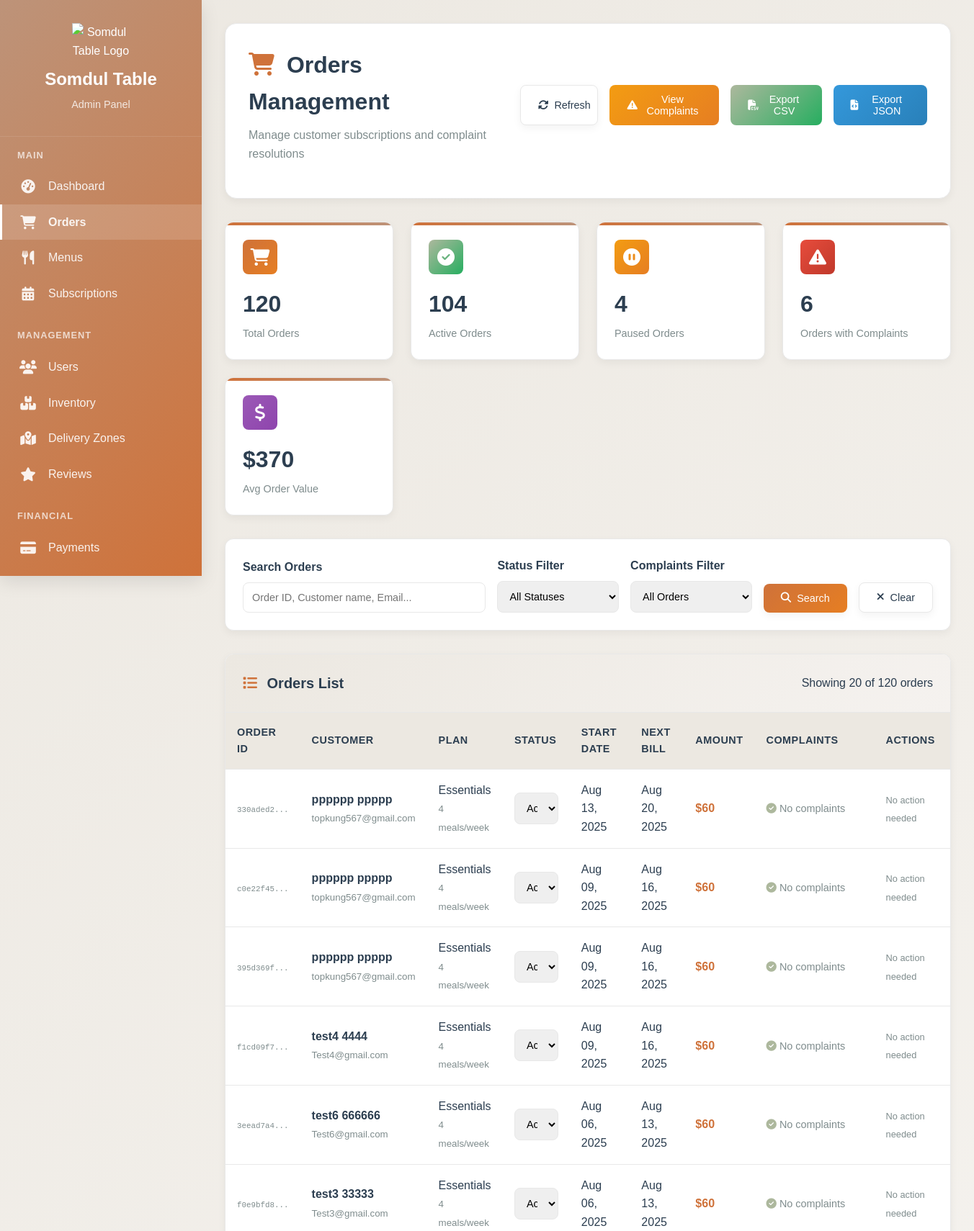
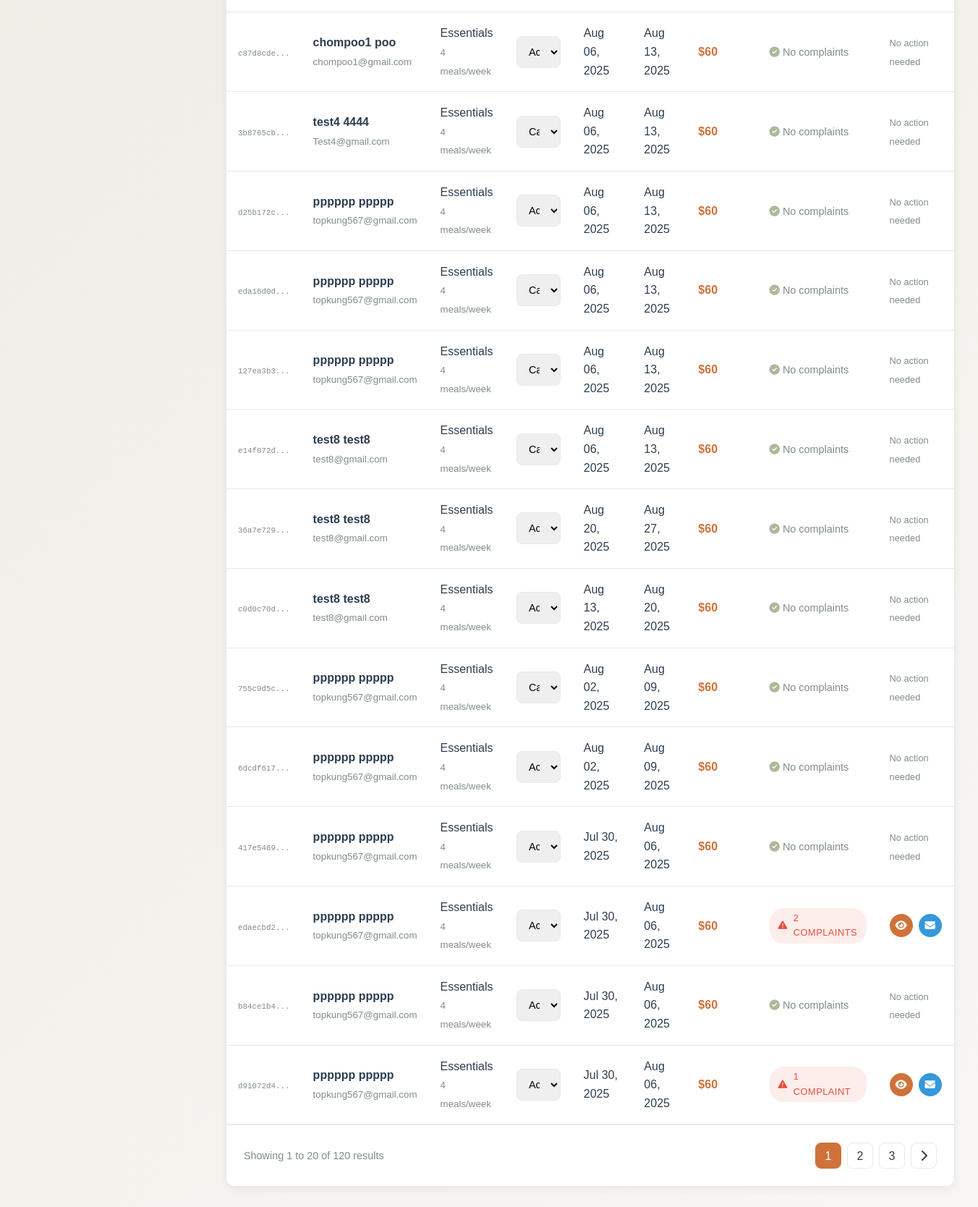
The page /KruaThai/admin/orders.php (signed in) on the database its author committed (2 pictures, top to bottom).
### tables this page shows
CREATE TABLE `subscriptions` (
  `id` char(36) NOT NULL,
  `user_id` char(36) NOT NULL,
  `assigned_rider_id` char(36) DEFAULT NULL,
  `plan_id` char(36) NOT NULL,
  `status` enum('active','paused','cancelled','expired','pending_payment') DEFAULT 'pending_payment',
  `start_date` date NOT NULL,
  `end_date` date DEFAULT NULL,
  `next_billing_date` date DEFAULT NULL,
  `billing_cycle` enum('weekly','monthly') NOT NULL,
  `total_amount` decimal(8,2) NOT NULL,
  `discount_applied` decimal(8,2) DEFAULT '0.00',
  `delivery_days` longtext,
  `preferred_delivery_time` enum('09:00-12:00','12:00-15:00','15:00-18:00','18:00-21:00') DEFAULT '12:00-15:00',
  `special_instructions` text,
  `pause_start_date` date DEFAULT NULL,
  `pause_end_date` date DEFAULT NULL,
  `skip_dates` longtext,
  `auto_renew` tinyint(1) DEFAULT '1',
  `cancellation_reason` text,
  `cancelled_at` timestamp NULL DEFAULT NULL,
  `cancelled_by` char(36) DEFAULT NULL,
  `created_at` timestamp NOT NULL DEFAULT CURRENT_TIMESTAMP,
  `updated_at` timestamp NOT NULL DEFAULT CURRENT_TIMESTAMP ON UPDATE CURRENT_TIMESTAMP
);

CREATE TABLE `users` (
  `id` char(36) NOT NULL,
  `email` varchar(255) NOT NULL,
  `password_hash` varchar(255) NOT NULL,
  `first_name` varchar(100) NOT NULL,
  `last_name` varchar(100) NOT NULL,
  `phone` varchar(20) DEFAULT NULL,
  `facebook_id` varchar(50) DEFAULT NULL,
  `google_id` varchar(100) DEFAULT NULL,
  `registration_method` enum('email','facebook','google') DEFAULT 'email',
  `date_of_birth` date DEFAULT NULL,
  `gender` enum('male','female','other') DEFAULT NULL,
  `role` enum('customer','admin','kitchen','rider','support') DEFAULT 'customer',
  `status` enum('active','inactive','suspended','pending_verification','pending_profile') DEFAULT 'pending_verification',
  `email_verified` tinyint(1) DEFAULT '0',
  `email_verification_token` varchar(100) DEFAULT NULL,
  `delivery_address` text,
  `address_line_2` varchar(255) DEFAULT NULL,
  `city` varchar(100) DEFAULT NULL,
  `state` varchar(100) DEFAULT NULL,
  `zip_code` varchar(10) DEFAULT NULL,
  `country` varchar(100) DEFAULT 'Thailand',
  `delivery_instructions` text,
  `dietary_preferences` longtext,
  `allergies` longtext,
  `spice_level` enum('mild','medium','hot','extra_hot') DEFAULT 'medium',
  `last_login` timestamp NULL DEFAULT NULL,
  `failed_login_attempts` int(11) DEFAULT '0',
  `locked_until` timestamp NULL DEFAULT NULL,
  `password_reset_token` varchar(100) DEFAULT NULL,
  `password_reset_expires` timestamp NULL DEFAULT NULL,
  `created_at` timestamp NOT NULL DEFAULT CURRENT_TIMESTAMP,
  `updated_at` timestamp NOT NULL DEFAULT CURRENT_TIMESTAMP ON UPDATE CURRENT_TIMESTAMP,
  `social_provider` varchar(20) DEFAULT NULL COMMENT 'OAuth provider: facebook, google, apple',
  `social_id` varchar(100) DEFAULT NULL COMMENT 'Unique ID from social provider',
  `avatar_url` text COMMENT 'Profile picture URL from social provider'
);

CREATE TABLE `subscription_plans` (
  `id` char(36) NOT NULL,
  `name` varchar(100) NOT NULL,
  `name_thai` varchar(100) DEFAULT NULL,
  `description` text,
  `plan_type` enum('weekly','monthly','custom') NOT NULL,
  `meals_per_week` int(11) NOT NULL,
  `weeks_duration` int(11) DEFAULT '4',
  `base_price` decimal(8,2) NOT NULL,
  `discount_percentage` decimal(5,2) DEFAULT '0.00',
  `final_price` decimal(8,2) NOT NULL,
  `features` longtext,
  `max_skips_per_week` int(11) DEFAULT '2',
  `advance_ordering_days` int(11) DEFAULT '7',
  `is_active` tinyint(1) DEFAULT '1',
  `is_popular` tinyint(1) DEFAULT '0',
  `sort_order` int(11) DEFAULT '0',
  `created_at` timestamp NOT NULL DEFAULT CURRENT_TIMESTAMP,
  `updated_at` timestamp NOT NULL DEFAULT CURRENT_TIMESTAMP ON UPDATE CURRENT_TIMESTAMP
);

### KruaThai/admin/orders.php (the view, shortened to what the rows shown need)
<?php
try {
    $database = new Database();
    $pdo = $database->getConnection();
    $tableExists = true;
    try {
        $pdo->query("SELECT 1 FROM complaints LIMIT 1");
    } catch (PDOException $e) {
        $tableExists = false;
        error_log("Complaints table not found: " . $e->getMessage());
    }
    $page = max(1, intval($_GET['page'] ?? 1));
    $limit = 20;
    $offset = ($page - 1) * $limit;
    $whereConditions = [];
    $params = [];
    $whereClause = empty($whereConditions) ? '' : 'WHERE ' . implode(' AND ', $whereConditions);
    if ($tableExists) {
        $complaintsJoin = "
            LEFT JOIN (
                SELECT subscription_id, COUNT(*) as complaint_count
                FROM complaints
                WHERE status IN ('open', 'in_progress', 'resolved', 'closed', 'escalated')
                GROUP BY subscription_id
            ) c ON s.id = c.subscription_id
        ";
        $complaintsSelect = ", COALESCE(c.complaint_count, 0) as complaint_count";
    } else {
        $complaintsJoin = "";
        $complaintsSelect = ", 0 as complaint_count";
    }
    $sql = "
        SELECT s.id, s.status, s.start_date, s.next_billing_date, s.total_amount,
            CONCAT(u.first_name, ' ', u.last_name) as customer_name,
            u.email, u.phone,
            sp.name_thai as plan_name, sp.meals_per_week,
            s.created_at, s.updated_at
            $complaintsSelect
        FROM subscriptions s
        JOIN users u ON s.user_id = u.id
        JOIN subscription_plans sp ON s.plan_id = sp.id
        $complaintsJoin
        $whereClause
        ORDER BY s.created_at DESC
        LIMIT ? OFFSET ?
    ";
    $params[] = $limit;
    $params[] = $offset;
    $stmt = $pdo->prepare($sql);
    $stmt->execute($params);
    $orders = $stmt->fetchAll(PDO::FETCH_ASSOC);
} catch (PDOException $e) {
    error_log("Database error in orders.php: " . $e->getMessage());
    $page_error = "Database error: " . $e->getMessage();
    $orders = [];
    $stats = [
        'total_orders' => 0,
        'active_orders' => 0,
        'paused_orders' => 0,
        'cancelled_orders' => 0,
        'today_orders' => 0,
        'avg_order_value' => 0,
        'orders_with_complaints' => 0,
        'total_complaints' => 0
    ];
    $totalItems = 0;
    $totalPages = 0;
}
?>
<!DOCTYPE html>
<html lang="en">
<head>
    <link href="https://ydpschool.com/fonts/BaticaSans.css" rel="stylesheet">
    <link href="https://cdnjs.cloudflare.com/ajax/libs/font-awesome/6.4.0/css/all.min.css" rel="stylesheet">
</head>
<body>
    <div class="admin-layout">
        <div class="main-content">
            <div class="page-header">
                <div class="header-content">
                    <div>
                        <h1 class="page-title">
                            <i class="fas fa-shopping-cart" style="color: var(--curry); margin-right: 0.5rem;"></i>
                            Orders Management
                        </h1>
                    </div>
                </div>
            </div>
            <div class="table-container">
                <?php if (isset($page_error)): ?>
                    <div style="padding: 2rem; text-align: center; color: #e74c3c;">
                        <i class="fas fa-exclamation-triangle" style="font-size: 2rem; margin-bottom: 1rem;"></i>
                        <h3>Error Loading Orders</h3>
                        <p><?php echo htmlspecialchars($page_error); ?></p>
                        <button class="btn btn-primary" onclick="window.location.reload()">
                            <i class="fas fa-sync-alt"></i>
                            Retry
                        </button>
                    </div>
                <?php else: ?>
                    <div class="table-wrapper">
                        <table class="table">
                            <thead>
                                <tr>
                                    <th>Order ID</th>
                                    <th>Customer</th>
                                    <th>Plan</th>
                                    <th>Status</th>
                                    <th>Start Date</th>
                                    <th>Next Bill</th>
                                    <th>Amount</th>
                                    <th>Complaints</th>
                                    <th>Actions</th>
                                </tr>
                            </thead>
                            <tbody>
                                <?php foreach ($orders as $order): ?>
                                <?php
                                $complaintCount = isset($order['complaint_count']) ? (int)$order['complaint_count'] : 0;
                                $hasComplaints = $complaintCount > 0;
                                ?>
                                <tr>
                                    <td>
                                        <small style="font-family: monospace; color: var(--text-gray);">
                                            <?= htmlspecialchars(substr($order['id'], 0, 8)) ?>...
                                        </small>
                                    </td>
                                    <td>
                                        <div style="font-weight: 600;">
                                            <?= htmlspecialchars($order['customer_name']) ?>
                                        </div>
                                        <small style="color: var(--text-gray);">
                                            <?= htmlspecialchars($order['email']) ?>
                                        </small>
                                    </td>
                                    <td>
                                        <div><?= htmlspecialchars($order['plan_name']) ?></div>
                                        <small style="color: var(--text-gray);">
                                            <?= $order['meals_per_week'] ?> meals/week
                                        </small>
                                    </td>
                                    <td>
                                        <select class="form-control"
                                                onchange="updateOrderStatus('<?= $order['id'] ?>', this.value, '<?= $order['status'] ?>')">
                                            <option value="active" <?= $order['status'] === 'active' ? 'selected' : '' ?>>Active</option>
                                            <option value="cancelled" <?= $order['status'] === 'cancelled' ? 'selected' : '' ?>>Cancelled</option>
                                        </select>
                                    </td>
                                    <td>
                                        <?= date('M d, Y', strtotime($order['start_date'])) ?>
                                    </td>
                                    <td>
                                        <?= date('M d, Y', strtotime($order['next_billing_date'])) ?>
                                    </td>
                                    <td>
                                        <strong style="color: var(--curry);">
                                            $<?= number_format($order['total_amount'], 0) ?>
                                        </strong>
                                    </td>
                                    <td>
                                        <?php if ($hasComplaints): ?>
                                            <span class="status-badge" style="background: rgba(231, 76, 60, 0.1); color: #e74c3c;">
                                                <i class="fas fa-exclamation-triangle"></i>
                                                <?= $complaintCount ?> complaint<?= $complaintCount > 1 ? 's' : '' ?>
                                            </span>
                                        <?php else: ?>
                                            <span style="color: var(--text-gray); font-size: 0.9rem;">
                                                <i class="fas fa-check-circle" style="color: var(--sage);"></i>
                                                No complaints
                                            </span>
                                        <?php endif; ?>
                                    </td>
                                    <td>
                                        <?php if ($hasComplaints): ?>
                                            <div class="action-buttons">
                                                <button class="action-btn view"
                                                        onclick="viewOrderDetails('<?= htmlspecialchars($order['id']) ?>')"
                                                        title="View Details"
                                                        type="button">
                                                    <i class="fas fa-eye"></i>
                                                </button>
                                                <button class="action-btn contact"
                                                        onclick="contactCustomer('<?= htmlspecialchars($order['id']) ?>', '<?= htmlspecialchars($order['email']) ?>')"
                                                        title="Contact Customer"
                                                        type="button">
                                                    <i class="fas fa-envelope"></i>
                                                </button>
                                            </div>
                                        <?php else: ?>
                                            <span style="color: var(--text-gray); font-size: 0.8rem;">
                                                No action needed
                                            </span>
                                        <?php endif; ?>
                                    </td>
                                </tr>
                                <?php endforeach; ?>
                            </tbody>
                        </table>
                    </div>
                <?php endif; ?>
            </div>
        </div>
    </div>
</body>
</html>

### rows shown on the page
subscriptions: id "330aded2", customer_name "pppppp ppppp", user.email "topkung567@gmail.com", plan.name_thai "Essentials", plan.meals_per_week "4", status+id "Active", start_date "Aug 13, 2025", next_billing_date "Aug 20, 2025", total_amount "60", shows "No complaints", shows "No action needed"
subscriptions: id "c0e22f45", customer_name "pppppp ppppp", user.email "topkung567@gmail.com", plan.name_thai "Essentials", plan.meals_per_week "4", status+id "Active", start_date "Aug 09, 2025", next_billing_date "Aug 16, 2025", total_amount "60", shows "No complaints", shows "No action needed"
subscriptions: id "395d369f", customer_name "pppppp ppppp", user.email "topkung567@gmail.com", plan.name_thai "Essentials", plan.meals_per_week "4", status+id "Active", start_date "Aug 09, 2025", next_billing_date "Aug 16, 2025", total_amount "60", shows "No complaints", shows "No action needed"
subscriptions: id "f1cd09f7", customer_name "test4 4444", user.email "Test4@gmail.com", plan.name_thai "Essentials", plan.meals_per_week "4", status+id "Active", start_date "Aug 09, 2025", next_billing_date "Aug 16, 2025", total_amount "60", shows "No complaints", shows "No action needed"
subscriptions: id "3eead7a4", customer_name "test6 666666", user.email "Test6@gmail.com", plan.name_thai "Essentials", plan.meals_per_week "4", status+id "Active", start_date "Aug 06, 2025", next_billing_date "Aug 13, 2025", total_amount "60", shows "No complaints", shows "No action needed"
subscriptions: id "f0e9bfd8", customer_name "test3 33333", user.email "Test3@gmail.com", plan.name_thai "Essentials", plan.meals_per_week "4", status+id "Active", start_date "Aug 06, 2025", next_billing_date "Aug 13, 2025", total_amount "60", shows "No complaints", shows "No action needed"
subscriptions: id "c87d8cde", customer_name "chompoo1 poo", user.email "chompoo1@gmail.com", plan.name_thai "Essentials", plan.meals_per_week "4", status+id "Active", start_date "Aug 06, 2025", next_billing_date "Aug 13, 2025", total_amount "60", shows "No complaints", shows "No action needed"
subscriptions: id "3b8765cb", customer_name "test4 4444", user.email "Test4@gmail.com", plan.name_thai "Essentials", plan.meals_per_week "4", status+id "Cancelled", start_date "Aug 06, 2025", next_billing_date "Aug 13, 2025", total_amount "60", shows "No complaints", shows "No action needed"
subscriptions: id "d25b172c", customer_name "pppppp ppppp", user.email "topkung567@gmail.com", plan.name_thai "Essentials", plan.meals_per_week "4", status+id "Active", start_date "Aug 06, 2025", next_billing_date "Aug 13, 2025", total_amount "60", shows "No complaints", shows "No action needed"
subscriptions: id "eda16d0d", customer_name "pppppp ppppp", user.email "topkung567@gmail.com", plan.name_thai "Essentials", plan.meals_per_week "4", status+id "Cancelled", start_date "Aug 06, 2025", next_billing_date "Aug 13, 2025", total_amount "60", shows "No complaints", shows "No action needed"
subscriptions: id "127ea3b3", customer_name "pppppp ppppp", user.email "topkung567@gmail.com", plan.name_thai "Essentials", plan.meals_per_week "4", status+id "Cancelled", start_date "Aug 06, 2025", next_billing_date "Aug 13, 2025", total_amount "60", shows "No complaints", shows "No action needed"
subscriptions: id "e14f072d", customer_name "test8 test8", user.email "test8@gmail.com", plan.name_thai "Essentials", plan.meals_per_week "4", status+id "Cancelled", start_date "Aug 06, 2025", next_billing_date "Aug 13, 2025", total_amount "60", shows "No complaints", shows "No action needed"
subscriptions: id "36a7e729", customer_name "test8 test8", user.email "test8@gmail.com", plan.name_thai "Essentials", plan.meals_per_week "4", status+id "Active", start_date "Aug 20, 2025", next_billing_date "Aug 27, 2025", total_amount "60", shows "No complaints", shows "No action needed"
subscriptions: id "c0d0c70d", customer_name "test8 test8", user.email "test8@gmail.com", plan.name_thai "Essentials", plan.meals_per_week "4", status+id "Active", start_date "Aug 13, 2025", next_billing_date "Aug 20, 2025", total_amount "60", shows "No complaints", shows "No action needed"
subscriptions: id "755c9d5c", customer_name "pppppp ppppp", user.email "topkung567@gmail.com", plan.name_thai "Essentials", plan.meals_per_week "4", status+id "Cancelled", start_date "Aug 02, 2025", next_billing_date "Aug 09, 2025", total_amount "60", shows "No complaints", shows "No action needed"
subscriptions: id "6dcdf617", customer_name "pppppp ppppp", user.email "topkung567@gmail.com", plan.name_thai "Essentials", plan.meals_per_week "4", status+id "Active", start_date "Aug 02, 2025", next_billing_date "Aug 09, 2025", total_amount "60", shows "No complaints", shows "No action needed"
subscriptions: id "417e5469", customer_name "pppppp ppppp", user.email "topkung567@gmail.com", plan.name_thai "Essentials", plan.meals_per_week "4", status+id "Active", start_date "Jul 30, 2025", next_billing_date "Aug 06, 2025", total_amount "60", shows "No complaints", shows "No action needed"
subscriptions: id "edaecbd2", customer_name "pppppp ppppp", user.email "topkung567@gmail.com", plan.name_thai "Essentials", plan.meals_per_week "4", status+id "Active", start_date "Jul 30, 2025", next_billing_date "Aug 06, 2025", total_amount "60", complaintCount "2", shows "S"
subscriptions: id "b84ce1b4", customer_name "pppppp ppppp", user.email "topkung567@gmail.com", plan.name_thai "Essentials", plan.meals_per_week "4", status+id "Active", start_date "Jul 30, 2025", next_billing_date "Aug 06, 2025", total_amount "60", shows "No complaints", shows "No action needed"
subscriptions: id "d91072d4", customer_name "pppppp ppppp", user.email "topkung567@gmail.com", plan.name_thai "Essentials", plan.meals_per_week "4", status+id "Active", start_date "Jul 30, 2025", next_billing_date "Aug 06, 2025", total_amount "60", complaintCount "1"

### other values the page prints
$stats['total_orders'] "120"
$stats['active_orders'] "104"
$stats['paused_orders'] "4"
$stats['orders_with_complaints'] "6"
$stats['avg_order_value'] "370"
count($orders) "20"
$totalItems "120"
min($page * $limit, $totalItems) "20"
